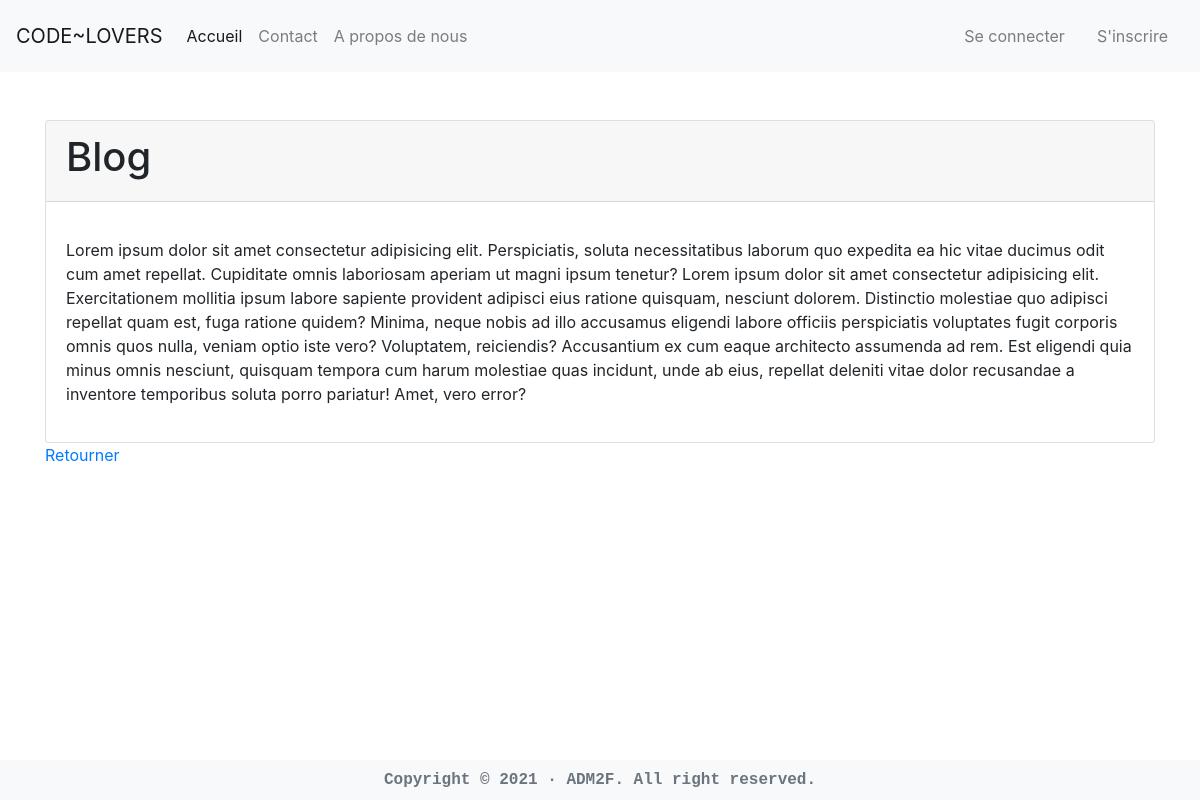
Before: /blog/posts/10 with the older database file.
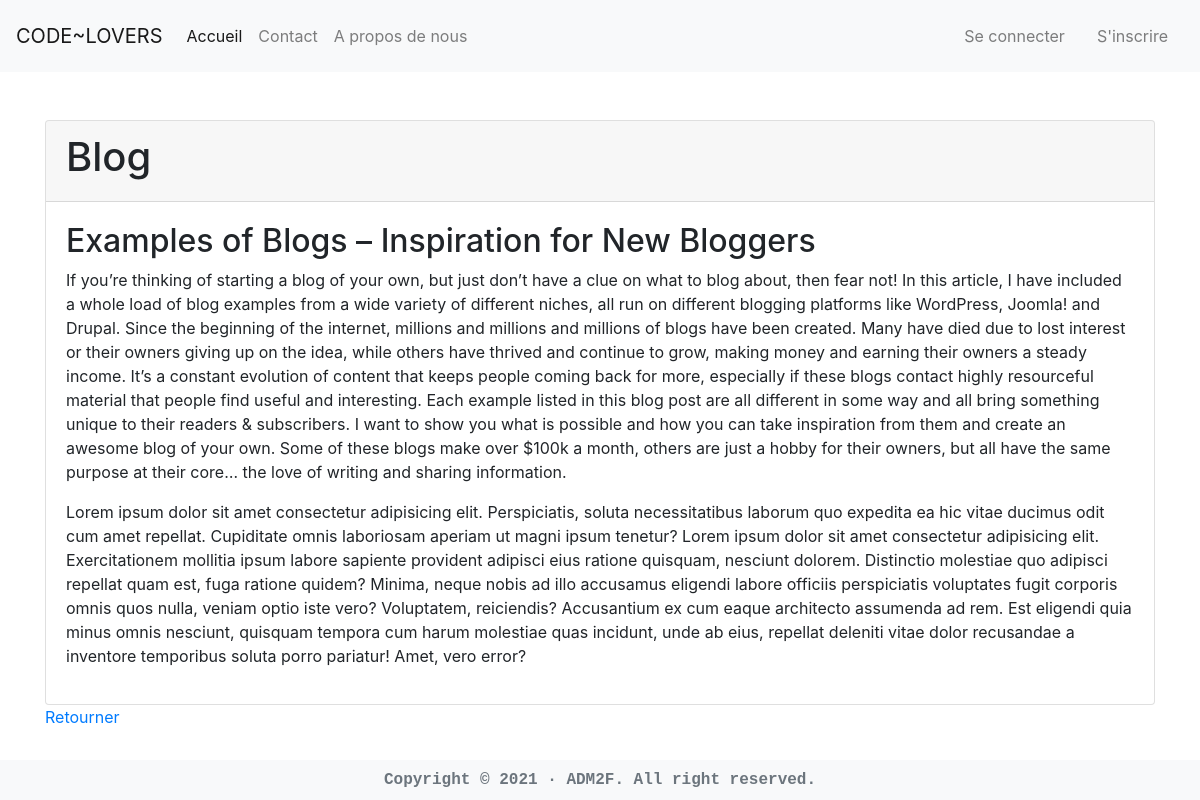
After: the same page with the newer database file.
### blog/models.py (models this page shows, shortened)
class Post(db.Model):
    __tablename__ = 'posts'
    id = db.Column(db.Integer, primary_key=True)
    title = db.Column(db.String(100), nullable=False)
    date_posted = db.Column(db.DateTime, nullable=False, default=datetime.utcnow())
    content = db.Column(db.Text, nullable=False)
    user_id = db.Column(db.Integer, db.ForeignKey('users.id'), nullable=False)

### blog/routes.py (the view)
@app.route('/blog/posts/<int:id>')
def posts_show(id):
    post = Post.query.get(id)
    return render_template('posts/show.html', post=post, title='Blog')

### blog/routes.py (called while the page is built)
@app.context_processor
def inject_now():
    return {'now': datetime.now()}

@app.context_processor
def utility_processor():
    def pluralize(count, singular, plural=None):
        if not isinstance(count, int):
            raise ValueError('"{}" must be an integer'.format(count))
        if plural is None:
            plural = singular + 's'
        if count == 1:
            string = singular
        else:
            string = plural
        return f"{count} {string}"
    return dict(pluralize=pluralize)

### blog/templates/posts/show.html
{% extends 'layouts/default.html' %}
{% block body %}
    <div class="card mt-5">
        <div class="card-header card-primary">
            <h1>Blog</h1>
        </div>
        <div class="card-body">
            <article>
                <h2>{{ post.title }}</h2>
                <p>{{ post.content }}</p>
                <p>Lorem ipsum dolor sit amet consectetur adipisicing elit. Perspiciatis, soluta necessitatibus laborum quo expedita ea hic vitae ducimus odit cum amet repellat. Cupiditate omnis laboriosam aperiam ut magni ipsum tenetur? Lorem ipsum dolor sit amet consectetur adipisicing elit. Exercitationem mollitia ipsum labore sapiente provident adipisci eius ratione quisquam, nesciunt dolorem. Distinctio molestiae quo adipisci repellat quam est, fuga ratione quidem?
                Minima, neque nobis ad illo accusamus eligendi labore officiis perspiciatis voluptates fugit corporis omnis quos nulla, veniam optio iste vero? Voluptatem, reiciendis? Accusantium ex cum eaque architecto assumenda ad rem.
                Est eligendi quia minus omnis nesciunt, quisquam tempora cum harum molestiae quas incidunt, unde ab eius, repellat deleniti vitae dolor recusandae a inventore temporibus soluta porro pariatur! Amet, vero error?</p>
            </article>
        </div>
    </div>
    <p><a href="{{ url_for('posts_index') }}">Retourner</a></p>
{% endblock %}

Changed rows visible on the page:
added Post: title "Examples of Blogs – Inspiration for New Bloggers", content "If you’re thinking of starting a blog of your own, but just don’t have a clue on what to blog about, then fear not! In this article, I have included a whole load of blog examples from a wide variety of different niches, all run on different blogging platforms like WordPress, Joomla! and Drupal. Since the beginning of the internet, millions and millions and millions of blogs have been created. Many have died due to lost interest or their owners giving up on the idea, while others have thrived and continue to grow, making money and earning their owners a steady income. It’s a constant evolution of content that keeps people coming back for more, especially if these blogs contact highly…"
